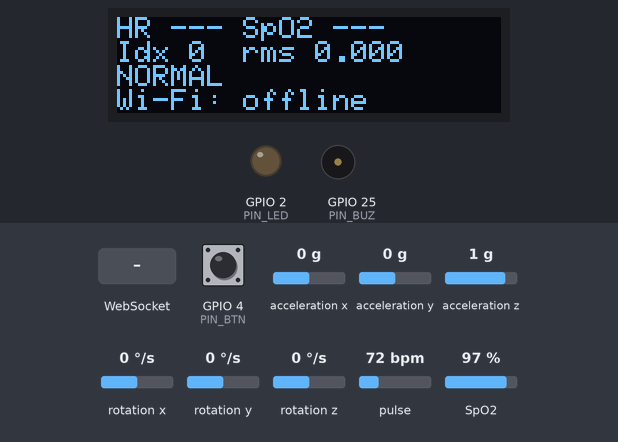
The sketch below on a simulated ESP32. Shown: 128×32 one-colour display, output pins drawn as LEDs (lit = HIGH), buzzer (waves = sounding, pin HIGH). Wiring (inferred from the names in the program): MPU-6050 motion sensor at I2C address 0x68. Inputs (shaded band) come from the test bench; at power-on: acceleration x 0 g, acceleration y 0 g, GPIO 4 (PIN_BTN) HIGH, acceleration z 1 g, rotation x 0 °/s, rotation y 0 °/s, rotation z 0 °/s, pulse 72 bpm, SpO2 97 %. WiFi joins after 1.5 s; servers stay silent unless stated; what the sketch prints to the serial monitor is not drawn.

Above: at 3.6 s.
3.7 s: acceleration x set to -1.4 g
At 4.3 s:
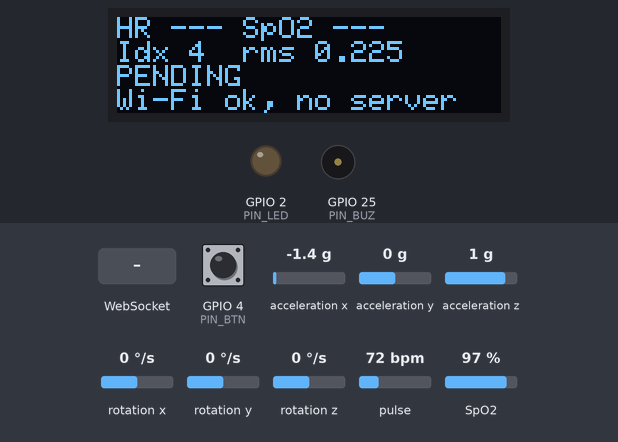
6.9 s: acceleration x set to 0.9 g
At 7.21 s:
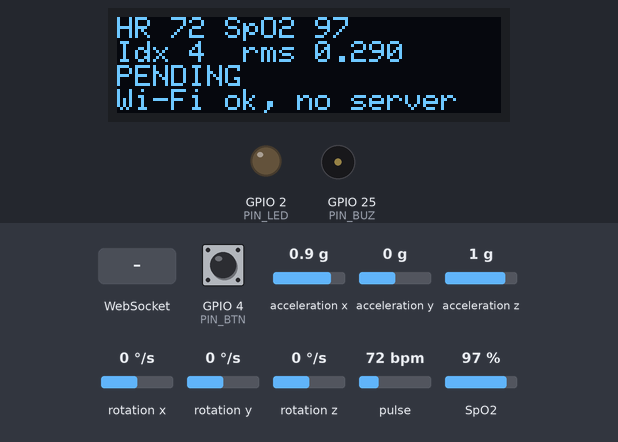
9.9 s: acceleration x set to 1.2 g
At 10.3 s:
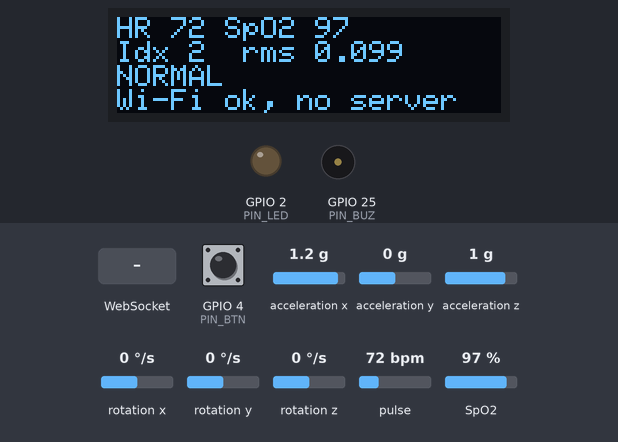
11.4 s: WebSocket text "d" received
At 11.8 s:
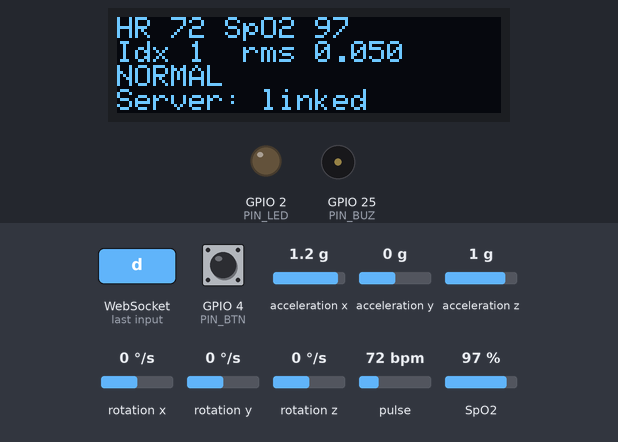
14.4 s: acceleration y set to -1.4 g
At 14.8 s:
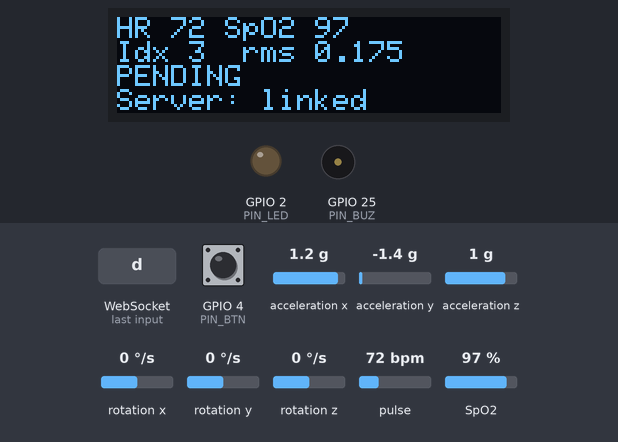
17.4 s: acceleration y set to 0.9 g
At 17.8 s:
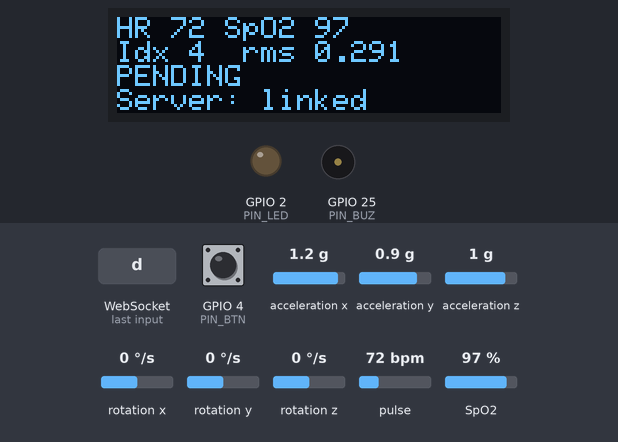
18.9 s: acceleration y set to 1.2 g
Timing chart, 0 to 21.4 s (numbered marks = the images above; inputs shaded):
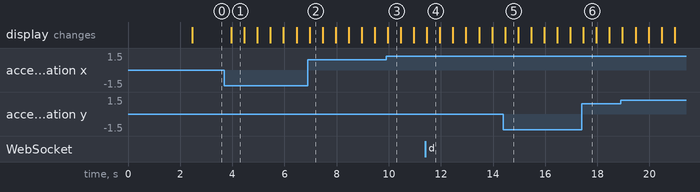

The sketch:

tremor_wearable.ino
```cpp
// Tremor-monitoring wearable firmware v1.0.0 (ESP32 DevKit V1, Arduino-ESP32 3.x)
// Engineering prototype - NOT a diagnostic device. The 0-4 index is an uncalibrated
// "tremor-like movement index", not a clinical scale.
// Libraries: WebSockets (Markus Sattler), Adafruit SSD1306, Adafruit GFX,
//            SparkFun MAX3010x. Board: "ESP32 Dev Module".
// Local sensing, OLED, alert logic, button and buzzer never depend on Wi-Fi.
#include <Wire.h>
#include <WiFi.h>
#include <WebSocketsClient.h>
#include <Adafruit_GFX.h>
#include <Adafruit_SSD1306.h>
#include "MAX30105.h"
#include "spo2_algorithm.h"
#include "config.h"
#include "secrets.h"

enum State { S_NORMAL, S_PENDING, S_ACTIVE, S_ACKED };
const char* STN[] = {"NORMAL", "PENDING", "ACTIVE", "ACKED"};
State st = S_NORMAL; uint32_t tPend = 0, tLow = 0, evtId = 0;

Adafruit_SSD1306 oled(OLED_W, OLED_H, &Wire, -1, 400000UL, 400000UL);
WebSocketsClient ws; bool wsUp = false, needHello = false;
MAX30105 pox;
bool mpuOK = false, oledOK = false, maxOK = false; int mpuWho = -1;
char tx[1200];

// ---------------- I2C helpers + MPU6050 (100 Hz, +-4 g, +-500 dps, DLPF 44 Hz) ----------------
int rd8(uint8_t a, uint8_t r) {
  Wire.beginTransmission(a); Wire.write(r);
  if (Wire.endTransmission(false) != 0) return -1;
  if (Wire.requestFrom(a, (uint8_t)1) != 1) return -1;
  return Wire.read();
}
void mpuW(uint8_t r, uint8_t v) { Wire.beginTransmission(0x68); Wire.write(r); Wire.write(v); Wire.endTransmission(); }
float gb[3] = {0, 0, 0};
bool mpuRead(float* o) {            // ax ay az (g), gx gy gz (dps)
  Wire.beginTransmission(0x68); Wire.write(0x3B);
  if (Wire.endTransmission(false) != 0) return false;
  if (Wire.requestFrom((uint8_t)0x68, (uint8_t)14) != 14) return false;
  int16_t v[7];
  for (int i = 0; i < 7; i++) { uint8_t h = Wire.read(); uint8_t l = Wire.read(); v[i] = (int16_t)((h << 8) | l); }
  for (int i = 0; i < 3; i++) o[i] = v[i] / 8192.0f;
  for (int i = 0; i < 3; i++) o[3 + i] = v[4 + i] / 65.5f - gb[i];
  return true;
}

// ---------------- local tremor-like feature: band-pass (~2-12 Hz) RMS ----------------
const float DT = 0.01f;
float aHP = DT / (1.0f / (2 * PI * 2.0f) + DT), aLP = DT / (1.0f / (2 * PI * 12.0f) + DT);
float slow[3], fast[3], msq = 0, rms = 0; bool first = true; int idx = 0;
void feature(const float* a) {
  float e = 0;
  for (int i = 0; i < 3; i++) {
    if (first) slow[i] = a[i];
    slow[i] += aHP * (a[i] - slow[i]);
    fast[i] += aLP * ((a[i] - slow[i]) - fast[i]);
    e += fast[i] * fast[i];
  }
  first = false;
  msq += 0.01f * (e - msq); rms = sqrtf(msq);          // ~1 s window
  idx = (rms > RMS_T[0]) + (rms > RMS_T[1]) + (rms > RMS_T[2]) + (rms > RMS_T[3]);
}

// ---------------- MAX30102 (non-blocking; values only when finger present and valid) ----------------
uint32_t irB[100], redB[100]; int mI = 0;
int32_t sp2, hr; int8_t vSp2, vHr; bool finger = false; int shHR = -1, shSp2 = -1;
void maxPoll() {
  pox.check();
  while (pox.available()) {
    uint32_t r = pox.getFIFORed(), ir = pox.getFIFOIR(); pox.nextSample();
    finger = ir > MAX_FINGER_IR;
    if (!finger) { shHR = shSp2 = -1; }
    redB[mI] = r; irB[mI] = ir; mI++;
    if (mI == 100) {
      maxim_heart_rate_and_oxygen_saturation(irB, 100, redB, &sp2, &vSp2, &hr, &vHr);
      memmove(redB, redB + 25, 75 * 4); memmove(irB, irB + 25, 75 * 4); mI = 75;
      shHR  = (finger && vHr  && hr  >= 40 && hr  <= 180) ? hr  : -1;
      shSp2 = (finger && vSp2 && sp2 >= 80 && sp2 <= 100) ? sp2 : -1;
    }
  }
}

// ---------------- events: small offline queue, flushed when the server link returns ----------------
struct Ev { uint32_t id, t; uint8_t s; float rms; };
const char* EVN[] = {"ACTIVE", "ACKNOWLEDGED", "RESOLVED"};
Ev eq[16]; uint8_t eN = 0, eH = 0;
void pushEv(uint8_t s) {
  if (eN == 16) { eH = (eH + 1) % 16; eN--; }            // drop oldest
  eq[(eH + eN) % 16] = {evtId, millis(), s, rms}; eN++;
}
void flushEv() {
  while (wsUp && eN) {
    Ev& e = eq[eH];
    int n = snprintf(tx, sizeof(tx), "{\"v\":1,\"type\":\"evt\",\"id\":%lu,\"state\":\"%s\",\"t\":%lu,\"rms\":%.3f,\"buffered\":%s}",
                     (unsigned long)e.id, EVN[e.s], (unsigned long)e.t, e.rms, (millis() - e.t > 1500) ? "true" : "false");
    ws.sendTXT(tx, n); eH = (eH + 1) % 16; eN--;
  }
}

// ---------------- telemetry ----------------
uint32_t imuSeq = 0, vitSeq = 0;
float bat[BATCH][6]; int bn = 0; uint32_t bT0 = 0;
void sendHello() {
  int n = snprintf(tx, sizeof(tx), "{\"v\":1,\"type\":\"hello\",\"device\":\"%s\",\"fw\":\"%s\",\"who\":%d,\"sensors\":{\"mpu\":%s,\"max\":%s,\"oled\":%s}}",
                   DEVICE_ID, FW_VERSION, mpuWho, mpuOK ? "true" : "false", maxOK ? "true" : "false", oledOK ? "true" : "false");
  ws.sendTXT(tx, n); needHello = false;
}
void sendBatch() {
  if (wsUp) {
    int n = snprintf(tx, sizeof(tx), "{\"v\":1,\"type\":\"imu\",\"seq\":%lu,\"t\":%lu,\"fs\":100,\"s\":[", (unsigned long)imuSeq, (unsigned long)bT0);
    for (int i = 0; i < bn; i++)
      n += snprintf(tx + n, sizeof(tx) - n, "%s[%.3f,%.3f,%.3f,%.1f,%.1f,%.1f]", i ? "," : "",
                    bat[i][0], bat[i][1], bat[i][2], bat[i][3], bat[i][4], bat[i][5]);
    n += snprintf(tx + n, sizeof(tx) - n, "]}");
    ws.sendTXT(tx, n);
  }
  imuSeq++; bn = 0;
}
uint32_t lateCnt = 0, tVit = 0;
void vitStep() {
  if (millis() - tVit < 1000) return;
  tVit = millis();
  if (!wsUp) return;
  char h[8], s[8];
  if (shHR > 0) snprintf(h, 8, "%d", shHR); else strcpy(h, "null");     // invalid -> null, never a fake number
  if (shSp2 > 0) snprintf(s, 8, "%d", shSp2); else strcpy(s, "null");
  const char* q = !maxOK ? "no_sensor" : !finger ? "no_finger" : (shHR > 0 && shSp2 > 0) ? "ok" : "settling";
  int n = snprintf(tx, sizeof(tx), "{\"v\":1,\"type\":\"vit\",\"seq\":%lu,\"t\":%lu,\"hr\":%s,\"spo2\":%s,\"q\":\"%s\",\"finger\":%s,\"rms\":%.3f,\"idx\":%d,\"state\":\"%s\",\"id\":%lu,\"late\":%lu}",
                   (unsigned long)vitSeq++, (unsigned long)millis(), h, s, q, finger ? "true" : "false", rms, idx, STN[st], (unsigned long)evtId, (unsigned long)lateCnt);
  ws.sendTXT(tx, n);
}
void wsEvent(WStype_t t, uint8_t*, size_t) {
  if (t == WStype_CONNECTED) { wsUp = true; needHello = true; }
  if (t == WStype_DISCONNECTED) wsUp = false;
}
void wifiWatch() {
  static uint32_t t = 0; static bool had = false;
  bool up = WiFi.status() == WL_CONNECTED;
  if (up && !had) { had = true; Serial.printf("WiFi OK, IP %s\n", WiFi.localIP().toString().c_str()); }
  if (!up) { had = false; if (millis() - t > 10000) { t = millis(); WiFi.disconnect(); WiFi.begin(WIFI_SSID, WIFI_PASS); } }
}

// ---------------- alert state machine, button, outputs ----------------
void alertStep() {
  uint32_t now = millis();
  if (st == S_NORMAL && idx >= 3) { st = S_PENDING; tPend = now; }
  else if (st == S_PENDING) {
    if (idx < 3) st = S_NORMAL;
    else if (now - tPend >= HOLD_MS) { st = S_ACTIVE; evtId++; pushEv(0); }
  } else if (st == S_ACTIVE || st == S_ACKED) {
    if (idx <= 1) { if (!tLow) tLow = now; if (now - tLow >= CLEAR_MS) { pushEv(2); st = S_NORMAL; tLow = 0; } }
    else tLow = 0;
  }
}
void buttonStep() {
  static bool last = HIGH; static uint32_t t = 0;
  bool r = digitalRead(PIN_BTN);
  if (r != last && millis() - t > 30) {                 // 30 ms debounce
    t = millis(); last = r;
    if (r == LOW && st == S_ACTIVE) { st = S_ACKED; pushEv(1); }   // silence only; event and monitoring continue
  }
}
void outputStep() {
  bool on = (st == S_ACTIVE) && ((millis() / 300) % 2);
  digitalWrite(PIN_BUZ, on); digitalWrite(PIN_LED, on);
}
void oledStep() {
  static uint32_t t = 0;
  if (!oledOK || millis() - t < 500) return;
  t = millis();
  oled.clearDisplay(); oled.setTextSize(1); oled.setTextColor(SSD1306_WHITE); oled.setCursor(0, 0);
  if (shHR > 0) oled.printf("HR %d ", shHR); else oled.print("HR --- ");
  if (shSp2 > 0) oled.printf("SpO2 %d", shSp2); else oled.print("SpO2 ---");
  oled.setCursor(0, 8);  oled.printf("Idx %d  rms %.3f", idx, rms);
  oled.setCursor(0, 16); oled.print(STN[st]);
  oled.setCursor(0, 24);
  oled.print(wsUp ? "Server: linked" : (WiFi.status() == WL_CONNECTED ? "Wi-Fi ok, no server" : "Wi-Fi: offline"));
  oled.display();
}

// ---------------- setup / loop ----------------
void setup() {
  Serial.begin(115200);
  pinMode(PIN_BTN, INPUT_PULLUP); pinMode(PIN_LED, OUTPUT); pinMode(PIN_BUZ, OUTPUT);
  digitalWrite(PIN_BUZ, LOW);
  Wire.begin(PIN_SDA, PIN_SCL); Wire.setClock(400000);

  oledOK = oled.begin(SSD1306_SWITCHCAPVCC, OLED_ADDR);
  Serial.printf("OLED: %s\n", oledOK ? "OK" : "NOT FOUND");

  Wire.beginTransmission(0x68); mpuOK = (Wire.endTransmission() == 0);
  if (mpuOK) {
    mpuWho = rd8(0x68, 0x75);                            // 0x68 genuine; clones may differ (e.g. 0x70)
    mpuW(0x6B, 0x00); delay(100); mpuW(0x1A, 0x03); mpuW(0x1B, 0x08); mpuW(0x1C, 0x08);
    Serial.printf("MPU6050: OK (WHO_AM_I=0x%02X) - keep still for 2 s\n", mpuWho);
    float s[6], sum[3] = {0, 0, 0}; int n = 0;
    for (int i = 0; i < 200; i++) { if (mpuRead(s)) { for (int k = 0; k < 3; k++) sum[k] += s[3 + k]; n++; } delay(10); }
    if (n) for (int k = 0; k < 3; k++) gb[k] = sum[k] / n;
  } else Serial.println("MPU6050: NOT FOUND - no motion data or alerts");

  maxOK = pox.begin(Wire, I2C_SPEED_FAST);
  if (maxOK) pox.setup(60, 4, 2, 100, 411, 4096);        // 25 effective samples/s
  Serial.printf("MAX30102: %s\n", maxOK ? "OK" : "NOT FOUND (HR/SpO2 report null)");

  WiFi.mode(WIFI_STA); WiFi.setAutoReconnect(true); WiFi.begin(WIFI_SSID, WIFI_PASS);   // non-blocking
  String path = "/ws/telemetry";
  if (strlen(DEVICE_TOKEN)) path += String("?token=") + DEVICE_TOKEN;
  ws.begin(SERVER_HOST, SERVER_PORT, path);
  ws.onEvent(wsEvent); ws.setReconnectInterval(3000); ws.enableHeartbeat(15000, 3000, 2);
}

uint32_t nextUs = 0;
void sampleStep() {
  uint32_t now = micros();
  if (nextUs == 0) nextUs = now;
  if ((int32_t)(now - nextUs) < 0) return;
  if ((int32_t)(now - nextUs) > SAMPLE_US) { lateCnt++; nextUs = now; }   // missed a slot
  nextUs += SAMPLE_US;
  float s[6];
  if (!mpuOK || !mpuRead(s)) return;
  feature(s); alertStep();
  if (bn == 0) bT0 = millis();
  memcpy(bat[bn++], s, sizeof(s));
  if (bn == BATCH) sendBatch();
}
void loop() {
  ws.loop(); wifiWatch();
  if (maxOK) maxPoll();
  sampleStep(); buttonStep(); outputStep();
  if (wsUp) { if (needHello) sendHello(); flushEv(); }
  vitStep(); oledStep();
}
```

secrets.example.h
```cpp
#pragma once
// Copy this file to secrets.h and edit. secrets.h is git-ignored.
#define WIFI_SSID    "YourHotspotName"   // 2.4 GHz; avoid apostrophes/emoji in the name
#define WIFI_PASS    "YourPassword"
#define SERVER_HOST  "192.168.1.50"      // laptop IPv4 (run ipconfig)
#define SERVER_PORT  8000
#define DEVICE_TOKEN ""                  // same as DEVICE_TOKEN in .env, or empty
```

config.h
```cpp
#pragma once
// All tunable settings in one place. Pins are PROVISIONAL until soldered and verified
// (see hardware/wiring.md). Wi-Fi/server details live in secrets.h (not committed).
#define FW_VERSION "1.0.0"
#define DEVICE_ID  "wrist-01"

// ---- Pins (ESP32 DevKit V1) ----
#define PIN_SDA 21      // I2C data  (MPU6050, MAX30102, OLED)
#define PIN_SCL 22      // I2C clock
#define PIN_BTN 4       // acknowledge button to GND (INPUT_PULLUP)
#define PIN_BUZ 25      // -> 1k -> NPN base (low-side buzzer driver)
#define PIN_LED 2       // on-board LED, mirrors the alarm

// ---- OLED ----
#define OLED_W 128
#define OLED_H 32       // use 64 if your module is 128x64
#define OLED_ADDR 0x3C  // confirm with tools/i2c_scanner

// ---- Sampling / alerting ----
#define SAMPLE_US 10000          // 100 Hz
#define BATCH 10                 // samples per Wi-Fi packet (10 packets/s)
#define MAX_FINGER_IR 50000      // IR level above which a finger is assumed present
#define HOLD_MS  3000            // index >= 3 must persist this long before ALERT
#define CLEAR_MS 5000            // index <= 1 must persist this long to resolve
// Placeholder thresholds on band-passed (2-12 Hz) RMS acceleration, in g.
// NOT clinically validated: tune from your own recordings.
static const float RMS_T[4] = {0.02f, 0.05f, 0.10f, 0.20f};
```

Measured:
- the behaviour switches between 1 and 1.1 g on acceleration x (found by bisection; images 2 and 3)
- after the input at 3.7 s, the display: changes after 0.26 s (image 1)
- after the input at 6.9 s, the display: changes after 0.06 s (image 2)
- after the input at 11.4 s, the display: changes after 0.06 s (image 4)
- after the input at 14.4 s, the display: changes after 0.06 s (image 5)
- after the input at 17.4 s, the display: changes after 0.06 s (image 6)
- what the display in image 1 shows lasts 0.5 s, from 4.0 s to 4.5 s
